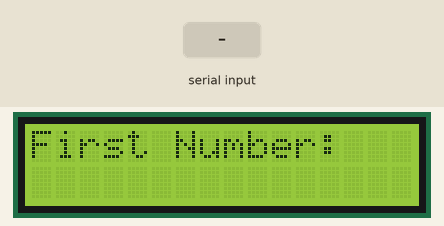
Recording of a sketch running on a simulated Arduino Uno, built with avr-gcc and run on an emulated ATmega328P. On the bench: 16×2 character LCD. Inputs (shaded band) come from the test bench.

Above: at 1.2 s.
1.3 s: "90/45\n" received over Serial
At 3.0 s:
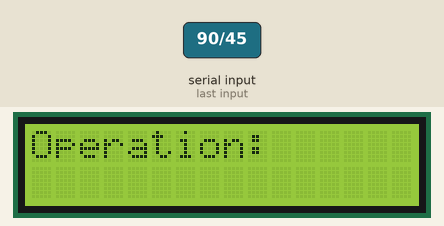
At 4.7 s:
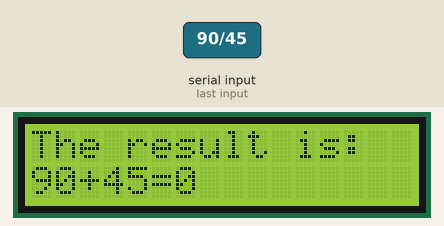
Timing chart, 0 to 6.2 s (numbered marks = the images above; inputs shaded):
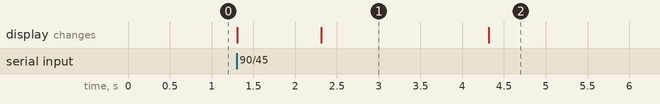

Measured:
- after the input at 1.3 s, the display: first changes at once (image 1 shows a later state)
- what the display in image 1 shows lasts 2.0 s, from 2.3 s to 4.3 s

The sketch:

calculator_with_lcd.ino
```cpp
# include<LiquidCrystal.h>

int num1, num2, res;
String msg1("First Number:");
String msg2("Second Number:");
String msg3("Operation:");
String op;

LiquidCrystal lcd(7,8,9,10,11,12);

void setup() {
  lcd.begin(16,2);
  Serial.begin(9600);
}

void loop() {

// 1st number
lcd.setCursor(0,0);
lcd.print(msg1);
delay(1000);
while(Serial.available()==0){
  }
num1=Serial.parseInt();
lcd.clear();

// 2nd number
lcd.print(msg2);
delay(1000);
while(Serial.available()==0){
  }
num2=Serial.parseInt();
lcd.clear();

// Operation
lcd.print(msg3);
delay(1000);
while(Serial.available()==0){
  }
op=Serial.readString();
lcd.clear();

// Calculation
if(op=="+"){res=num1+num2;}
else if(op=="-"){res=num1-num2;}
else if(op=="*"){res=num1*num2;}
else if(op=="/"){res=num1/num2;}
else if(op=="%"){res=num1%num2;}


// Result
lcd.setCursor(0,0);
lcd.print("The result is:");
lcd.setCursor(0,1);
lcd.print(num1);
lcd.print("+");
lcd.print(num2);
lcd.print("=");
lcd.print(res);
delay(5000);
lcd.clear();
}
```
